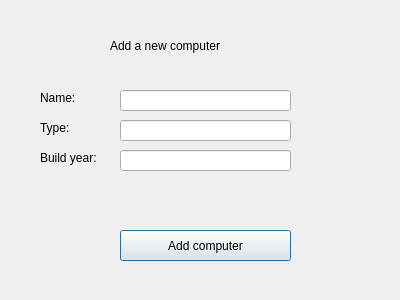
<?xml version="1.0" encoding="UTF-8"?>
<ui version="4.0">
 <class>AddComputersDialog</class>
 <widget class="QDialog" name="AddComputersDialog">
  <property name="geometry">
   <rect>
    <x>0</x>
    <y>0</y>
    <width>400</width>
    <height>300</height>
   </rect>
  </property>
  <property name="windowTitle">
   <string>Dialog</string>
  </property>
  <widget class="QLineEdit" name="inputCBuildYear">
   <property name="geometry">
    <rect>
     <x>120</x>
     <y>150</y>
     <width>171</width>
     <height>21</height>
    </rect>
   </property>
   <property name="text">
    <string/>
   </property>
  </widget>
  <widget class="QLabel" name="labelType">
   <property name="geometry">
    <rect>
     <x>40</x>
     <y>120</y>
     <width>59</width>
     <height>16</height>
    </rect>
   </property>
   <property name="text">
    <string>Type:</string>
   </property>
  </widget>
  <widget class="QLineEdit" name="inputCType">
   <property name="geometry">
    <rect>
     <x>120</x>
     <y>120</y>
     <width>171</width>
     <height>21</height>
    </rect>
   </property>
   <property name="text">
    <string/>
   </property>
  </widget>
  <widget class="QLabel" name="label">
   <property name="geometry">
    <rect>
     <x>110</x>
     <y>30</y>
     <width>171</width>
     <height>31</height>
    </rect>
   </property>
   <property name="styleSheet">
    <string notr="true">font: 13pt &quot;American Typewriter&quot;;
font: 18pt &quot;.SF NS Text&quot;;</string>
   </property>
   <property name="text">
    <string>Add a new computer</string>
   </property>
  </widget>
  <widget class="QPushButton" name="pushButtonAddComputer">
   <property name="geometry">
    <rect>
     <x>120</x>
     <y>230</y>
     <width>171</width>
     <height>31</height>
    </rect>
   </property>
   <property name="text">
    <string>Add computer</string>
   </property>
  </widget>
  <widget class="QLabel" name="labelCName">
   <property name="geometry">
    <rect>
     <x>40</x>
     <y>90</y>
     <width>59</width>
     <height>16</height>
    </rect>
   </property>
   <property name="text">
    <string>Name:</string>
   </property>
  </widget>
  <widget class="QLabel" name="labelBuildYear">
   <property name="geometry">
    <rect>
     <x>40</x>
     <y>150</y>
     <width>71</width>
     <height>16</height>
    </rect>
   </property>
   <property name="text">
    <string>Build year:</string>
   </property>
  </widget>
  <widget class="QLineEdit" name="inputCName">
   <property name="geometry">
    <rect>
     <x>120</x>
     <y>90</y>
     <width>171</width>
     <height>21</height>
    </rect>
   </property>
   <property name="text">
    <string/>
   </property>
  </widget>
 </widget>
 <resources/>
 <connections/>
</ui>
